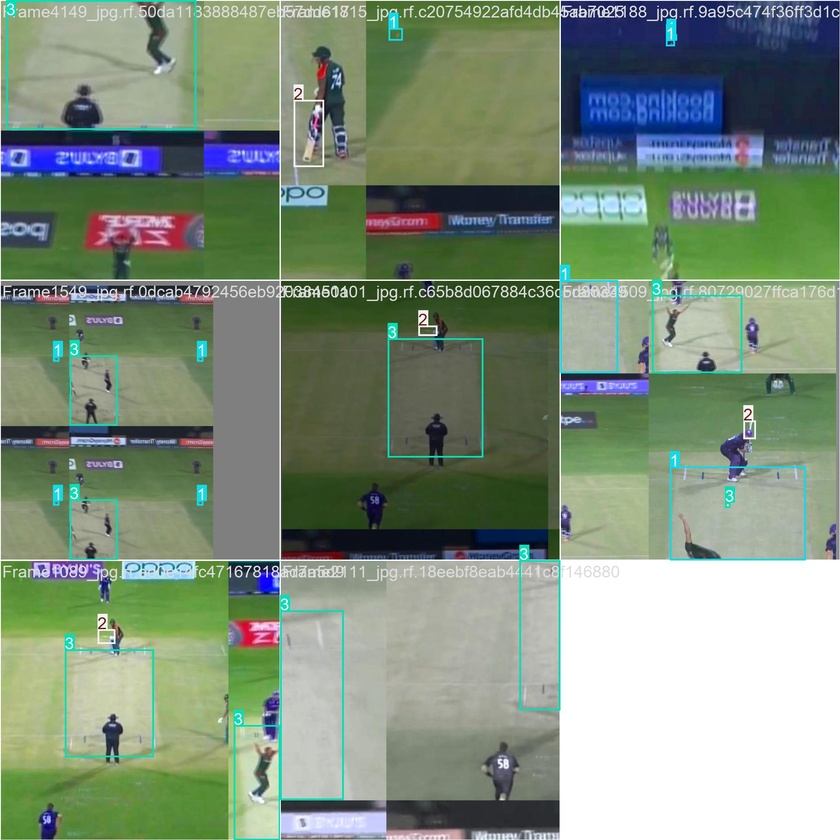
#> input picture modules/hawkeye/CricketAnalysisProject-master/backend/runs/cricket_ball_train4/train_batch0.jpg, 840 x 840 px, shrunk from 1920 x 1920 before the run
$ python -i edge_detection.py   (imports and definitions only)   (older library calls are emulated)
#> lines starting #> are read from the running program, lines starting #| are printed output that depends on the picture
import cv2
import numpy as np
import logging
from typing import Optional

logger = logging.getLogger(__name__)

class EdgeDetection:
    def __init__(self, method: str = 'canny'):
        self.method = method

    def detect_edges(self, image: np.ndarray, low_threshold: int = 50, high_threshold: int = 150) -> Optional[np.ndarray]:
        """Detect edges in an image using the specified method."""
        try:
            if self.method == 'canny':
                edges = cv2.Canny(image, low_threshold, high_threshold)
                return edges
            elif self.method == 'sobel':
                grad_x = cv2.Sobel(image, cv2.CV_64F, 1, 0, ksize=3)
                grad_y = cv2.Sobel(image, cv2.CV_64F, 0, 1, ksize=3)
                edges = cv2.magnitude(grad_x, grad_y)
                edges = np.uint8(edges)
                return edges
            else:
                logger.error(f"Unknown edge detection method: {self.method}")
                return None
        except Exception as e:
            logger.error(f"Error in edge detection: {str(e)}")
            return None

>>> import cv2
>>> picture = cv2.imread('runs/cricket_ball_train4/train_batch0.jpg')
#> picture is the input picture: shape (840, 840, 3); mean B, G, R 125.3, 144, 127.5
>>> result = EdgeDetection().detect_edges(picture)
#> in detect_edges, `edges = cv2.Canny(image, low_threshold, high_threshold)`:
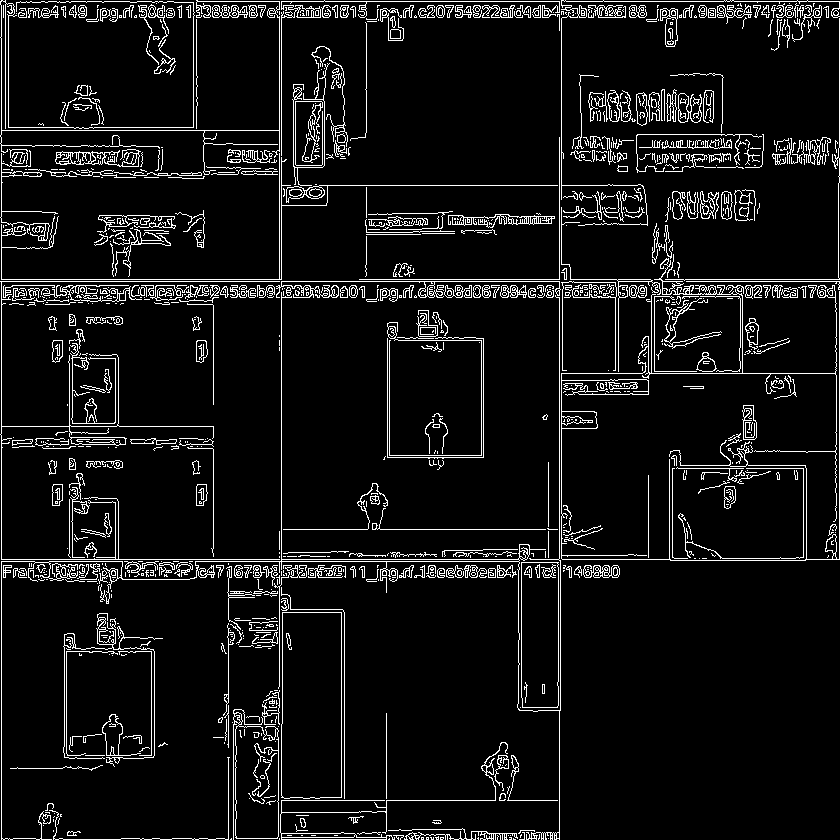
#> edges: shape (840, 840); 7.4% white in thin lines or dots

$ run again, on modules/hawkeye/CricketAnalysisProject-master/backend/runs/cricket_ball_train4/train_batch1.jpg
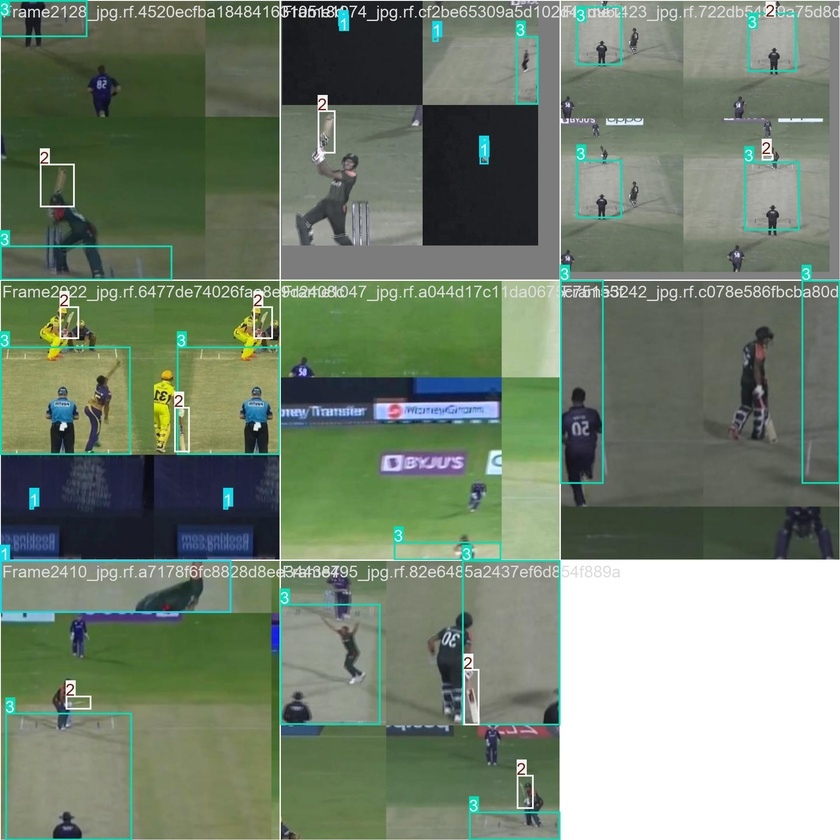
#> input picture modules/hawkeye/CricketAnalysisProject-master/backend/runs/cricket_ball_train4/train_batch1.jpg, 840 x 840 px, shrunk from 1920 x 1920 before the run
#> picture is the input picture: shape (840, 840, 3); mean B, G, R 113.1, 130.9, 117.2
#> in detect_edges, `edges = cv2.Canny(image, low_threshold, high_threshold)`:
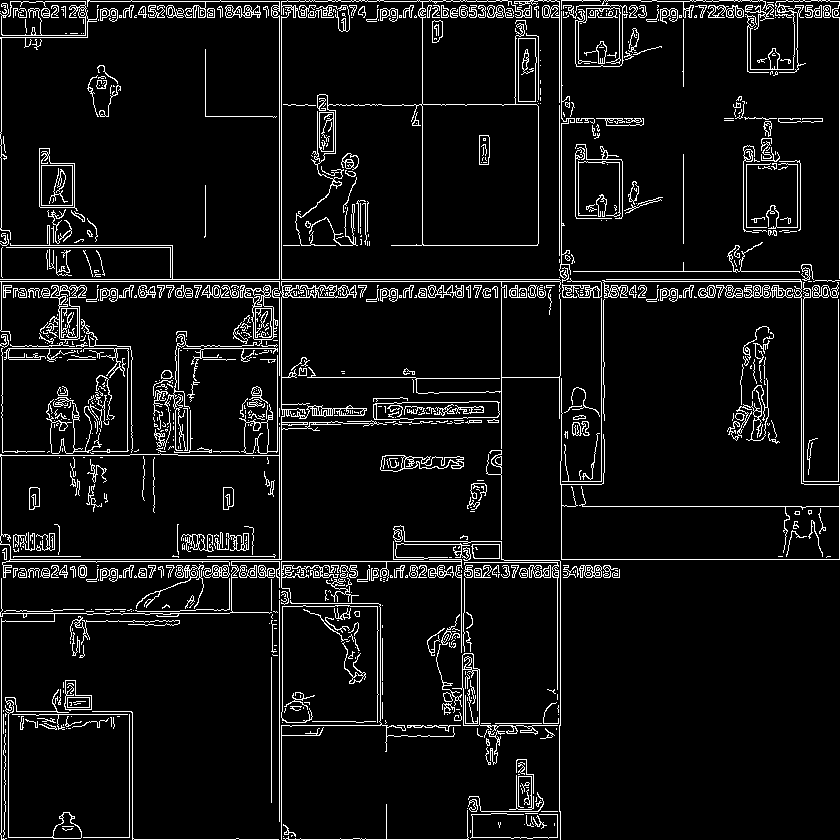
#> edges: shape (840, 840); 7.1% white in thin lines or dots

$ run again, on modules/hawkeye/CricketAnalysisProject-master/backend/runs/cricket_ball_train4/train_batch2.jpg
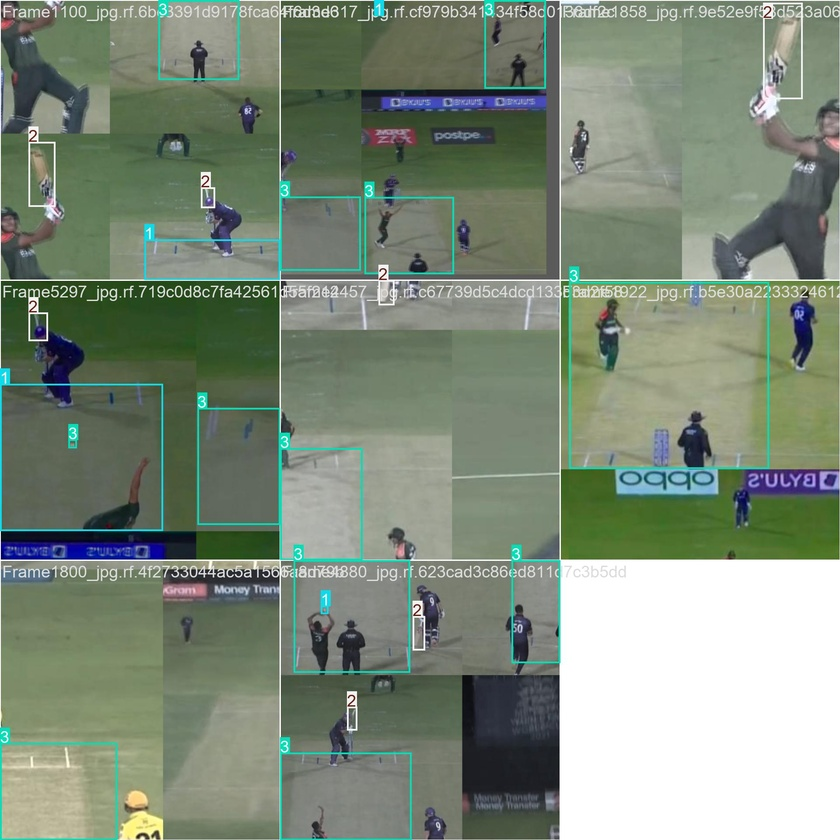
#> input picture modules/hawkeye/CricketAnalysisProject-master/backend/runs/cricket_ball_train4/train_batch2.jpg, 840 x 840 px, shrunk from 1920 x 1920 before the run
#> picture is the input picture: shape (840, 840, 3); mean B, G, R 122.7, 139.5, 126.7
#> in detect_edges, `edges = cv2.Canny(image, low_threshold, high_threshold)`:
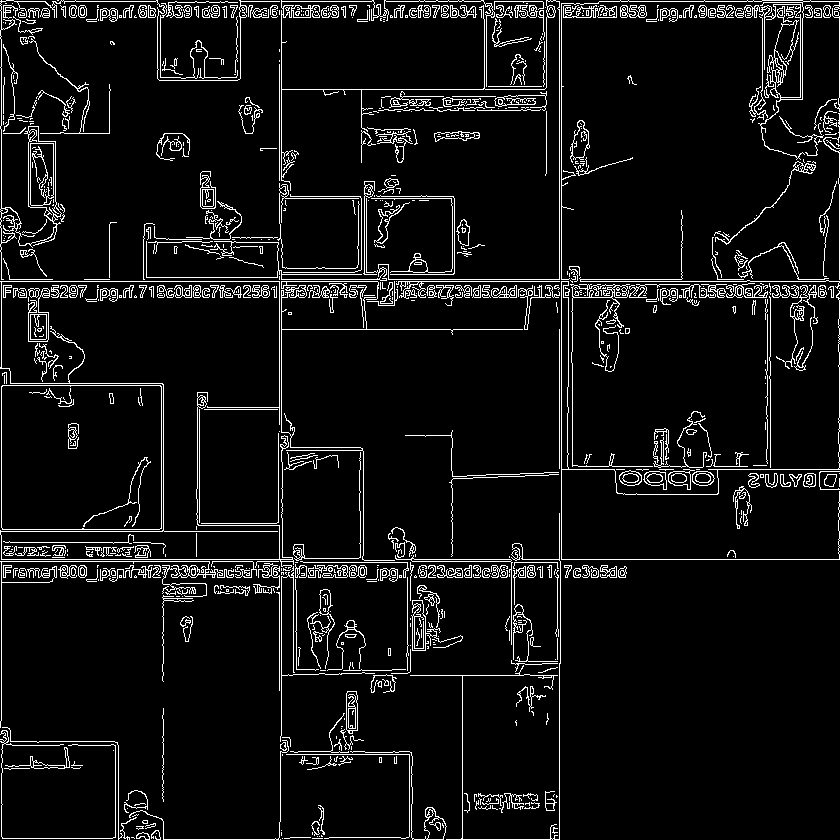
#> edges: shape (840, 840); 6.8% white in thin lines or dots
